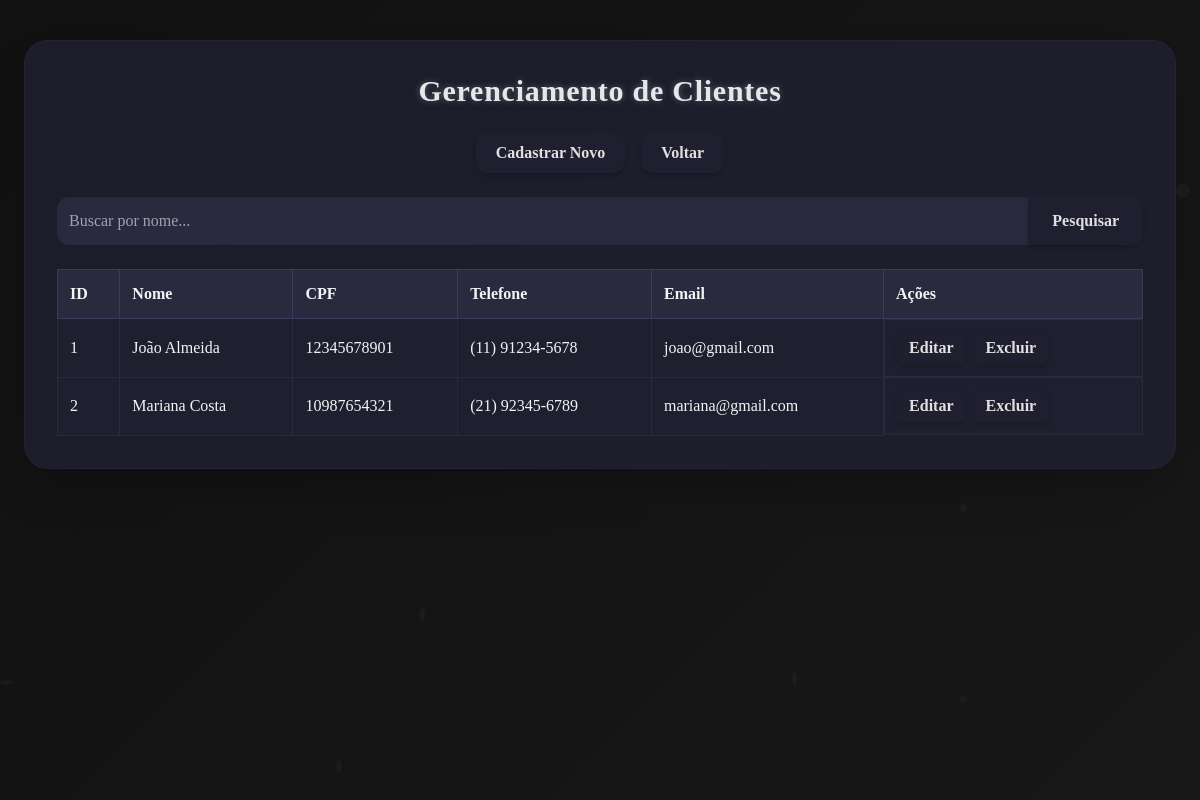
/tcc/clientes/listar.php, run on the app's committed database.
### tables this page shows
CREATE TABLE IF NOT EXISTS `CLIENTE` (
    `idCLIENTE` INT AUTO_INCREMENT PRIMARY KEY,
    `nome` VARCHAR(100) NOT NULL,
    `cpf` CHAR(11) NOT NULL UNIQUE,
    `telefone` VARCHAR(20) NOT NULL,
    `email` VARCHAR(100) NOT NULL
);

### tcc/clientes/listar.php (the view, shortened to what this page needs)
<?php
include '../conexao.php';
$busca = $_GET['busca'] ?? '';
$where = '';
$sql = "SELECT * FROM CLIENTE $where ORDER BY idCLIENTE ASC";
$resultado = $conn->query($sql);
?>
<!DOCTYPE html>
<html lang="pt-BR">
<head>
<script src="https://cdn.tailwindcss.com"></script>
</head>
<body class="font-serif text-gray-100 min-h-screen relative overflow-hidden">
<?php for($i=0;$i<25;$i++): ?>
  <div class="particle" style="width:<?=rand(5,15)?>px;height:<?=rand(5,15)?>px;top:<?=rand(0,100)?>%;left:<?=rand(0,100)?>%;animation-duration:<?=rand(20,40)?>s;animation-delay:<?=rand(0,20)?>s;"></div>
<?php endfor; ?>
<div class="fade-in-page w-full px-4 py-10 flex flex-col items-center">
  <div class="bg-[#1f1f2f]/90 backdrop-blur-md p-8 rounded-3xl w-full max-w-6xl shadow-2xl space-y-6 card-dynamic border border-[#2a2a3f]/50">
    <h2 class="text-3xl font-bold tracking-wide text-center text-gray-200 title-glow">Gerenciamento de Clientes</h2>
    <div class="flex flex-wrap gap-4 justify-center">
        <button onclick="abrirModal('cadastrar')" class="py-2 px-5 rounded-xl font-bold btn-glow shadow-md">Cadastrar Novo</button>
        <a href="../staffmenu.php" class="py-2 px-5 rounded-xl font-bold btn-glow shadow-md">Voltar</a>
    </div>
    <form method="get" class="flex mb-6">
        <input type="text" name="busca" placeholder="Buscar por nome..." value="<?= htmlspecialchars($busca) ?>"
            class="flex-1 p-3 rounded-l-xl bg-[#2a2a3f] text-gray-200 placeholder-gray-400 focus:outline-none focus:ring-2 focus:ring-[#3a3a5a] shadow-inner"/>
        <button type="submit" class="px-6 rounded-r-xl font-bold btn-glow shadow-md">Pesquisar</button>
    </form>
    <div class="overflow-x-auto">
      <table class="w-full text-left border-collapse">
        <thead>
          <tr class="bg-[#2a2a3f]">
            <th class="p-3 border border-[#3a3a5a]">ID</th>
            <th class="p-3 border border-[#3a3a5a]">Nome</th>
            <th class="p-3 border border-[#3a3a5a]">CPF</th>
            <th class="p-3 border border-[#3a3a5a]">Telefone</th>
            <th class="p-3 border border-[#3a3a5a]">Email</th>
            <th class="p-3 border border-[#3a3a5a]">Ações</th>
          </tr>
        </thead>
        <tbody>
        <?php while($linha = $resultado->fetch_assoc()): ?>
          <tr class="bg-[#1f1f2f] hover:bg-[#2c2c44] transition">
            <td class="p-3 border border-[#2a2a3f]"><?= $linha['idCLIENTE'] ?></td>
            <td class="p-3 border border-[#2a2a3f]"><?= htmlspecialchars($linha['nome']) ?></td>
            <td class="p-3 border border-[#2a2a3f]"><?= htmlspecialchars($linha['cpf']) ?></td>
            <td class="p-3 border border-[#2a2a3f]"><?= htmlspecialchars($linha['telefone']) ?></td>
            <td class="p-3 border border-[#2a2a3f]"><?= htmlspecialchars($linha['email']) ?></td>
            <td class="p-3 border border-[#2a2a3f] flex gap-2">
              <button onclick="abrirModal('editar', <?= $linha['idCLIENTE'] ?>, '<?= addslashes($linha['nome']) ?>', '<?= addslashes($linha['cpf']) ?>', '<?= addslashes($linha['telefone']) ?>', '<?= addslashes($linha['email']) ?>')" class="px-3 py-1 rounded-md font-bold btn-glow shadow-md">Editar</button>
              <button onclick="abrirModal('excluir', <?= $linha['idCLIENTE'] ?>)" class="px-3 py-1 rounded-md font-bold btn-glow shadow-md">Excluir</button>
            </td>
          </tr>
        <?php endwhile; ?>
        </tbody>
      </table>
    </div>
  </div>
</div>
</body>
</html>

### tcc/clientes/listar.php (style rules this page uses)
.fade-in-page { animation: fadeInPage 0.6s ease-in-out; }
body::before { content:"";position:fixed;top:0;left:0;right:0;bottom:0; background:linear-gradient(135deg,#111111,#1a1a1a,#222233,#1a1a1a); background-size:400% 400%; animation:gradientMove 20s ease infinite; z-index:-2; }
.particle { position:absolute;border-radius:50%;background:rgba(255,255,255,0.03);pointer-events:none;z-index:-1;animation:floatParticle linear infinite; }
.btn-glow { position:relative;transition:all 0.3s ease;background:#1f1f2f;color:#e0e0e0; }
.btn-glow::before { content:'';position:absolute;top:-2px;left:-2px;right:-2px;bottom:-2px; background:linear-gradient(45deg,#2a2a3f,#3a3a5a,#2a2a3f,#3a3a5a); border-radius:inherit;filter:blur(6px);opacity:0;transition:opacity 0.3s ease;z-index:-1; }
.card-dynamic { box-shadow:0 10px 25px rgba(0,0,0,0.6);transition:transform 0.3s ease, box-shadow 0.3s ease; }
.title-glow { text-shadow:0 0 6px rgba(255,255,255,0.3); }

### data on the page
cliente: idCLIENTE "1", nome "João Almeida", cpf "12345678901", telefone "(11) 91234-5678", email "joao@gmail.com"
cliente: idCLIENTE "2", nome "Mariana Costa", cpf "10987654321", telefone "(21) 92345-6789", email "mariana@gmail.com"
